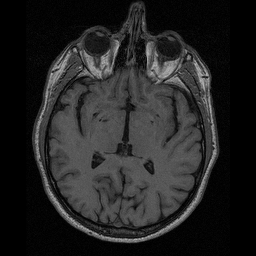
#> input picture data/lab-01-data/brain-slice40.tiff, 256 x 256 px
$ python -i helpers.py   (imports and definitions only)   (older library calls are emulated)
#> lines starting #> are read from the running program, lines starting #| are printed output that depends on the picture; after the words box and inside, x2 and y2 are one past the last pixel; in counts of white or black regions, pixels touching at a corner belong together
#> further down, picture is the input picture: shape (256, 256); min 0, max 189, mean 35.2
import cv2
import numpy as np
import k_means
from scipy.fft import fft, ifft
import matplotlib.pyplot as plt
import scipy.signal as signal
from skimage.color import rgb2gray
from sklearn import cluster


#HELPERS

# [93 lines left out: functions LoG, zero_crossing, sobel_filter, median_filter, retrieve_corners_opt, retrieve_corners_alt and 2 more, not called in this run]

def in_image(img,x,y):
    return x >= 0 and y >= 0 and x < img.shape[0] and y < img.shape[1]

# [62 lines left out: functions neighbours, iterative_grow, create_k_mean_mask, shape_detector, not called in this run]


    ### CONTOURS

directions = np.asarray([[1,-1],[1,1],[-1,1],[-1,-1],[0,-1],[1,0],[0,1],[-1,0]]) # Trigonometric wise

def get_contour(im):
    """ Apply a linear filter to retrieve the contour points. """
    contours, _ = cv2.findContours(im, cv2.RETR_EXTERNAL, cv2.CHAIN_APPROX_NONE)
#> contours = 1 contour; box (x1, y1, x2, y2) and area: (26, 0, 230, 256) 51684
    contour_mask = np.zeros(im.shape)
    for i in contours:
        for j in i:
            contour_mask[j[0][1],j[0][0]] = 1
#> this loop made 1 pass
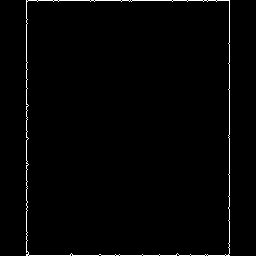
#> contour_mask: shape (256, 256) float64; values 0 (black) and 1 (white), 1.4% white in thin lines or dots, all inside (x1, y1, x2, y2) = (26, 0, 230, 256)
    sharp_contour_mask = sharp_edges(contour_mask)
    return sharp_contour_mask

# [20 lines left out: function get_ordered_contour, not called in this run]

def sharp_edges(im):
    """ Remove the stairs part in a contour mask. """
    kernel_left_stairs = np.asarray([[0,1,0],[1,1,0],[0,0,0]]).astype(np.uint8)
    left_stairs = cv2.morphologyEx(im,
                                  cv2.MORPH_ERODE,kernel=kernel_left_stairs)
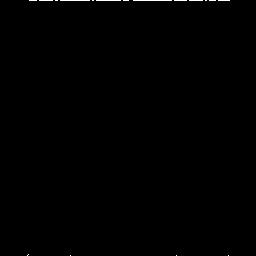
#> left_stairs: shape (256, 256) float64; values 0 (black) and 1 (white), 0.27% white in thin lines or dots, all inside (x1, y1, x2, y2) = (27, 0, 230, 256)
    kernel_right_stairs = np.asarray([[0,1,0],[0,1,1],[0,0,0]]).astype(np.uint8)
    right_stairs = cv2.morphologyEx(im-left_stairs,
                                   cv2.MORPH_ERODE,kernel=kernel_right_stairs)
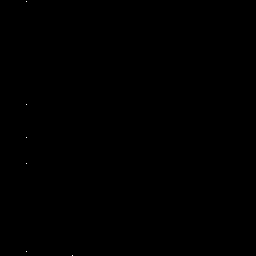
#> right_stairs: shape (256, 256) float64; values 0 (black) and 1 (white), 0.01% white in thin lines or dots, all inside (x1, y1, x2, y2) = (26, 1, 73, 256)
    kernel_up_stairs = np.asarray([[0,0,0],[0,1,1],[0,1,0]]).astype(np.uint8)
    up_stairs = cv2.morphologyEx(im-left_stairs-right_stairs,
                                cv2.MORPH_ERODE,kernel=kernel_up_stairs)
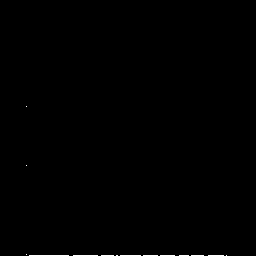
#> up_stairs: shape (256, 256) float64; values 0 (black) and 1 (white), 0.27% white in thin lines or dots, all inside (x1, y1, x2, y2) = (26, 106, 227, 256)
    kernel_down_stairs = np.asarray([[0,0,0],[1,1,0],[0,1,0]]).astype(np.uint8)
    down_stairs = cv2.morphologyEx(im-left_stairs-right_stairs-up_stairs,
                                  cv2.MORPH_ERODE,kernel=kernel_down_stairs)
#> down_stairs: shape (256, 256) float64; every value is 0
    return im - left_stairs - right_stairs - up_stairs - down_stairs
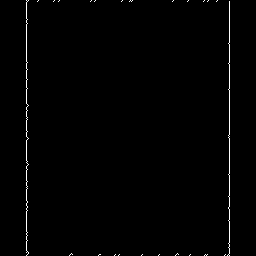
#> returned value: shape (256, 256) float64; values 0 (black) and 1 (white), 0.87% white in thin lines or dots, all inside (x1, y1, x2, y2) = (26, 0, 230, 256)

# [251 lines left out: functions complex_contour, show_contour, get_fourier_descriptors, segment_table, extract_T_cards, extract_right_cards and 4 more, not called in this run]

>>> import cv2
>>> picture = cv2.imread('../data/lab-01-data/brain-slice40.tiff', cv2.IMREAD_GRAYSCALE)
>>> result = get_contour(picture)
